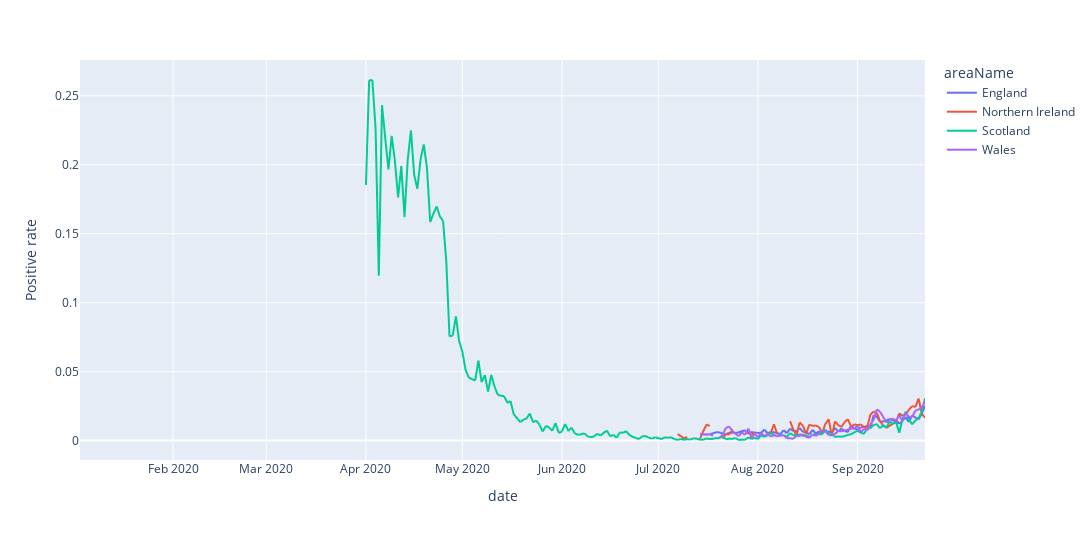

Write notebook code for a chart like this one.
### Code cell
px.line(df, x='date', y = 'Positive rate', color='areaName', width=1280, height=540)

### Figure 1 — Plotly figure (JSON) as saved in the notebook; plotly's stock layout.template omitted (floating-point values rounded to 4 significant figures; data arrays with more than 128 entries replaced by an {"elided": "..."} marker saying what was removed)
{"data": [{"hovertemplate": "areaName=England<br>date=%{x}<br>Positive rate=%{y}<extra></extra>", "legendgroup": "England", "line": {"color": "#636efa", "dash": "solid"}, "mode": "lines", "name": "England", "showlegend": true, "type": "scattergl", "x": {"elided": "264 str values"}, "xaxis": "x", "y": {"elided": "264 float values"}, "yaxis": "y"}, {"hovertemplate": "areaName=Northern Ireland<br>date=%{x}<br>Positive rate=%{y}<extra></extra>", "legendgroup": "Northern Ireland", "line": {"color": "#EF553B", "dash": "solid"}, "mode": "lines", "name": "Northern Ireland", "showlegend": true, "type": "scattergl", "x": {"elided": "264 str values"}, "xaxis": "x", "y": {"elided": "264 float values"}, "yaxis": "y"}, {"hovertemplate": "areaName=Scotland<br>date=%{x}<br>Positive rate=%{y}<extra></extra>", "legendgroup": "Scotland", "line": {"color": "#00cc96", "dash": "solid"}, "mode": "lines", "name": "Scotland", "showlegend": true, "type": "scattergl", "x": {"elided": "264 str values"}, "xaxis": "x", "y": {"elided": "264 float values"}, "yaxis": "y"}, {"hovertemplate": "areaName=Wales<br>date=%{x}<br>Positive rate=%{y}<extra></extra>", "legendgroup": "Wales", "line": {"color": "#ab63fa", "dash": "solid"}, "mode": "lines", "name": "Wales", "showlegend": true, "type": "scattergl", "x": {"elided": "264 str values"}, "xaxis": "x", "y": {"elided": "264 float values"}, "yaxis": "y"}], "layout": {"height": 540, "legend": {"title": {"text": "areaName"}, "tracegroupgap": 0}, "margin": {"t": 60}, "width": 1280, "xaxis": {"anchor": "y", "domain": [0, 1], "title": {"text": "date"}}, "yaxis": {"anchor": "x", "domain": [0, 1], "title": {"text": "Positive rate"}}}}
